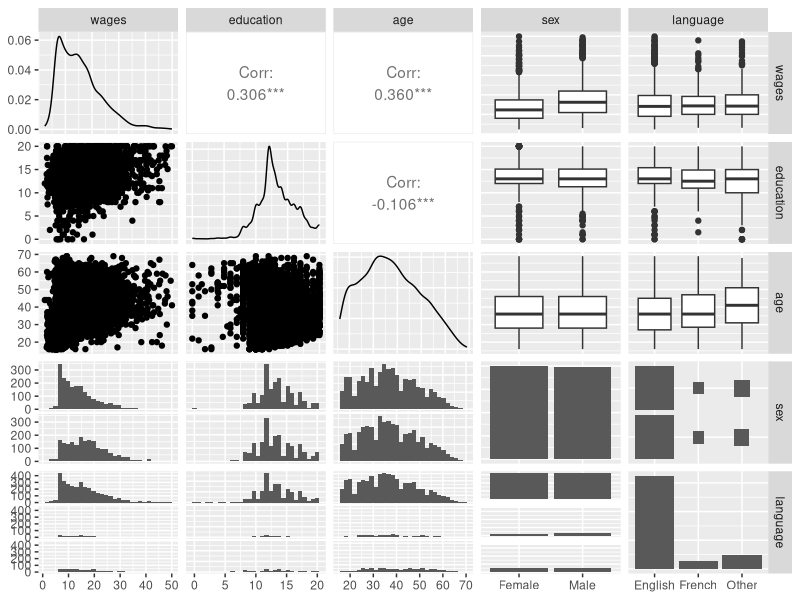
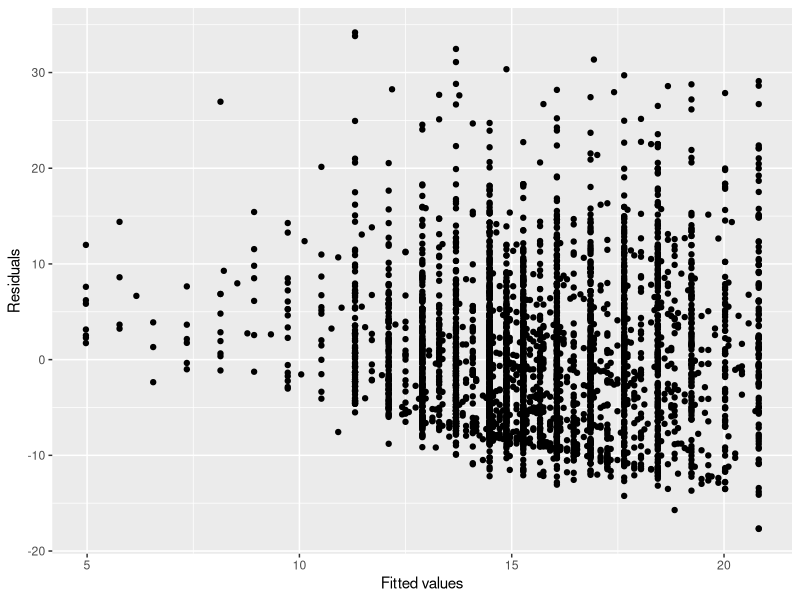
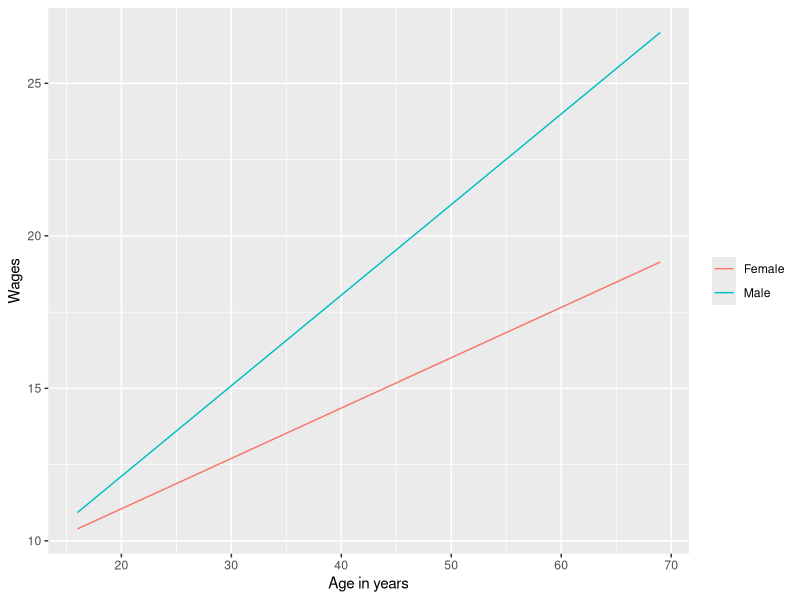
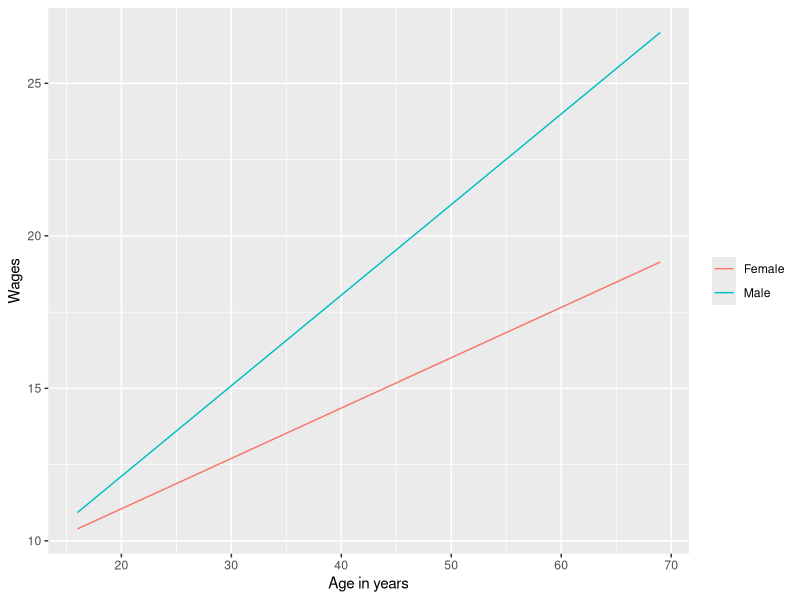
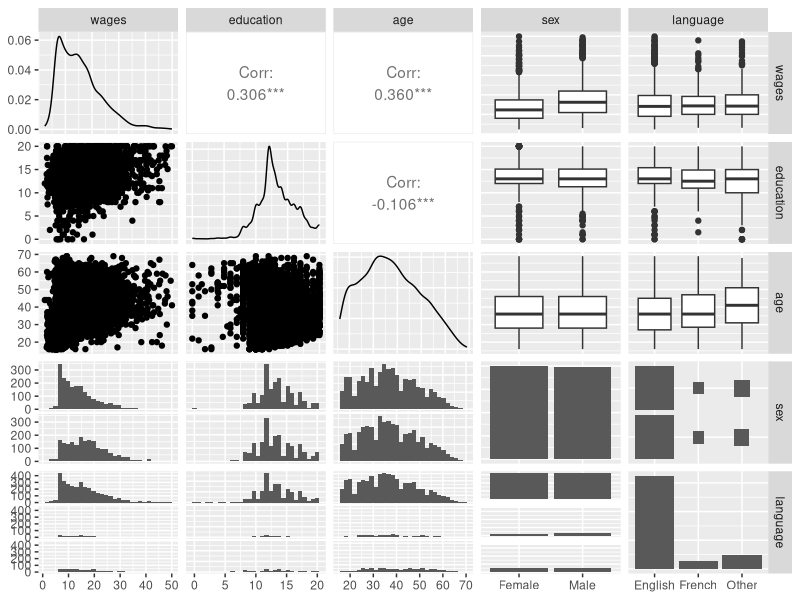

The R source for these figures, in order: (Note: this script raises an error after producing the figures.)


library(car)
data(SLID, package = "carData")
SLID <- SLID[complete.cases(SLID),]

library(GGally)
ggpairs(SLID)

#### Part 2 ####
model1 <- lm(wages ~ education, data = SLID)
print(model1)
summary(model1)

model1_df <- data.frame(obs = model1$model$wages, fit = model1$fitted.values, res = model1$residuals)
ggplot(data = model1_df) + geom_point(mapping = aes(x = fit, y = res)) + 
  labs(x = "Fitted values", y = "Residuals")

sum(model1$residuals^2) # rss
model1$df.residual #df
sum((model1$model$wages - mean(model1$model$wages))^2) # rss_null

(sum((model1$model$wages - mean(model1$model$wages))^2) - sum(model1$residuals^2))/(summary(model1)$sigma^2) # chisq
qchisq(p = 0.05, df = 1, lower.tail = FALSE) # limit

# Critical value for the z-test, upper bound, 5 % (two-sided, så 2.5 % on each side)
c(qnorm(0.025, lower.tail = TRUE), qnorm(0.025, lower.tail = FALSE))  # lower, upper
# Critical value for the chisq-test, upper bound, 5 %
qchisq(0.05, df = 1, lower.tail = FALSE)

anova(model1)

summary(model1)$r.squared

sqrt(summary(model1)$r.squared)


y <- SLID$wages
x <- cbind(rep(1, length(SLID$education)), SLID$education)
sum(t(x-mean(x)) %*% (y-mean(y)))/sqrt(sum((x-mean(x))^2)*sum((y-mean(y))^2))


#### Part 3 ####
model2 <- lm(wages ~ education + age, data = SLID)
print(model2)
summary(model2)

# net:
lm(wages ~ education, data = SLID)$coefficients[-1]
lm(wages ~ age, data = SLID)$coefficients[-1]
# gross:
model2$coefficients[-1]


model3 <- lm(wages ~ sex + language + age + education, data = SLID)

summary(model3)
anova(model3)


#### Part 4 ####

model3a <- lm(wages ~ sex + language, data = SLID)
print(model3a)
summary(model3a)
anova(model3a)

model3b <- lm(wages ~ sex + language, data = SLID, contrasts = list(language = "contr.sum", sex = "contr.sum"), x = TRUE)
print(model3b)
summary(model3b)
anova(model3b)

model4a <- lm(wages ~ sex + age + sex*age, data = SLID, x = TRUE)
print(model4a)
summary(model4a)
anova(model4a)

model4a_df <- data.frame(age = range(model4a$model$age), 
                        female = model4a$coefficients[1] + model4a$coefficients[3]*range(model4a$model$age),
                        male = model4a$coefficients[1] + model4a$coefficients[3]*range(model4a$model$age) + 
                          model4a$coefficients[2] + model4a$coefficients[4]*range(model4a$model$age))
ggplot(data = model4a_df) + geom_line(mapping = aes(x = age, y = female, col = "Female")) + 
  geom_line(mapping = aes(x = age, y = male, col = "Male")) + labs(x = "Age in years", y = "Wages") +
  theme(legend.title = element_blank())

model4b <- lm(wages ~ sex + age + sex*age, data = SLID, contrasts = list(sex = "contr.sum"), x = TRUE)
print(model4b)
summary(model4b)
anova(model4b)

model4b_df <- data.frame(age = range(model4b$model$age), 
                         female = model4b$coefficients[1] + model4b$coefficients[3]*range(model4b$model$age) +
                           model4b$coefficients[2] + model4b$coefficients[4]*range(model4b$model$age),
                         male = model4b$coefficients[1] + model4b$coefficients[3]*range(model4b$model$age) - 
                           model4b$coefficients[2] - model4b$coefficients[4]*range(model4b$model$age))
ggplot(data = model4b_df) + geom_line(mapping = aes(x = age, y = female, col = "Female")) + 
  geom_line(mapping = aes(x = age, y = male, col = "Male")) + labs(x = "Age in years", y = "Wages") +
  theme(legend.title = element_blank())
  
  
#### Part 5 ####
model5 <- lm(wages ~ sex + age + language + I(education^2), data = SLID)
summary(model5)
model6 <- lm(wages ~ age + language + language*age, data = SLID)
summary(model6)
model7 <- lm(wages ~ education -1, data = SLID)
summary(model7)









########## med myglm ###############

library(car)
data(SLID, package = "car")
SLID <- SLID[complete.cases(SLID),]

library(GGally)
ggpairs(SLID)

#### Part 2 ####
model1 <- myglm(wages ~ education, data = SLID)
print(model1)
summary(model1)

model1_df <- data.frame(obs = model1$model$wages, fit = model1$fitted.values, res = model1$residuals)
ggplot(data = model1_df) + geom_point(mapping = aes(x = fit, y = res)) + 
  labs(x = "Fitted values", y = "Residuals")

sum(model1$residuals^2) # rss
model1$df.residual #df
sum((model1$model$wages - mean(model1$model$wages))^2) # rss_null

(sum((model1$model$wages - mean(model1$model$wages))^2) - sum(model1$residuals^2))/(summary(model1)$sigma^2) # chisq
qchisq(p = 0.05, df = 1, lower.tail = FALSE) # limit

# Critical value for the z-test, upper bound, 5 % (two-sided, så 2.5 % on each side)
c(qnorm(0.025, lower.tail = TRUE), qnorm(0.025, lower.tail = FALSE))  # lower, upper
# Critical value for the chisq-test, upper bound, 5 %
qchisq(0.05, df = 1, lower.tail = FALSE)

anova(model1)

summary(model1)$r.squared

sqrt(summary(model1)$r.squared)



#### Part 3 ####
model2 <- myglm(wages ~ education + age, data = SLID)
print(model2)
summary(model2)

# net:
myglm(wages ~ education, data = SLID)$coefficients[-1]
myglm(wages ~ age, data = SLID)$coefficients[-1]
# gross:
model2$coefficients[-1]


model3 <- myglm(wages ~ sex + language + age + education, data = SLID)

summary(model3)
anova(model3)


#### Part 4 ####
model5 <- myglm(wages ~ sex + age + language + I(education^2), data = SLID)
summary(model5)
model6 <- myglm(wages ~ age + language + language*age, data = SLID)
summary(model6)
model7 <- myglm(wages ~ education -1, data = SLID)
summary(model7)



#### Part OPTIONAL ####

model3a <- myglm(wages ~ sex + language, data = SLID)
print(model3a)
summary(model3a)
anova(model3a)

model3b <- myglm(wages ~ sex + language, data = SLID, contrasts = list(language = "contr.sum", sex = "contr.sum"))
print(model3b)
summary(model3b)
anova(model3b)

model4a <- myglm(wages ~ sex + age + sex*age, data = SLID, x = TRUE)
print(model4a)
summary(model4a)
anova(model4a)

model4a_df <- data.frame(age = range(model4a$model$age), 
                         female = model4a$coefficients[1] + model4a$coefficients[3]*range(model4a$model$age),
                         male = model4a$coefficients[1] + model4a$coefficients[3]*range(model4a$model$age) + 
                           model4a$coefficients[2] + model4a$coefficients[4]*range(model4a$model$age))
ggplot(data = model4a_df) + geom_line(mapping = aes(x = age, y = female, col = "Female")) + 
  geom_line(mapping = aes(x = age, y = male, col = "Male")) + labs(x = "Age in years", y = "Wages") +
  theme(legend.title = element_blank())

model4b <- myglm(wages ~ sex + age + sex*age, data = SLID, contrasts = list(sex = "contr.sum"), x = TRUE)
print(model4b)
summary(model4b)
anova(model4b)

model4b_df <- data.frame(age = range(model4b$model$age), 
                         female = model4b$coefficients[1] + model4b$coefficients[3]*range(model4b$model$age) +
                           model4b$coefficients[2] + model4b$coefficients[4]*range(model4b$model$age),
                         male = model4b$coefficients[1] + model4b$coefficients[3]*range(model4b$model$age) - 
                           model4b$coefficients[2] - model4b$coefficients[4]*range(model4b$model$age))
ggplot(data = model4b_df) + geom_line(mapping = aes(x = age, y = female, col = "Female")) + 
  geom_line(mapping = aes(x = age, y = male, col = "Male")) + labs(x = "Age in years", y = "Wages") +
  theme(legend.title = element_blank())























